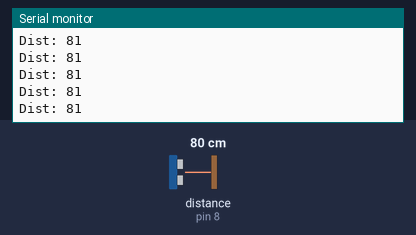
A sketch run on a simulated Arduino Uno, built with avr-gcc and run on an emulated ATmega328P. Shown: the last lines printed to the serial monitor. The inputs (shaded band) are chosen by the test bench; at power-on: distance to the obstacle (sensor on pin 8) 80 cm. The echo pulse lasts 58.3 µs per cm.

Above: at 3.5 s.
3.6 s: distance to the obstacle (sensor on pin 8) set to 4 cm
At 4.9 s:
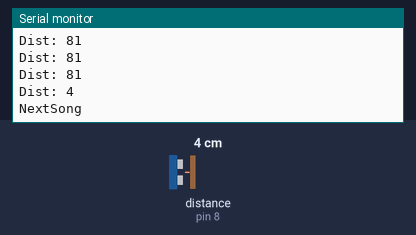
5.1 s: distance to the obstacle (sensor on pin 8) set to 7 cm
At 6.75 s:
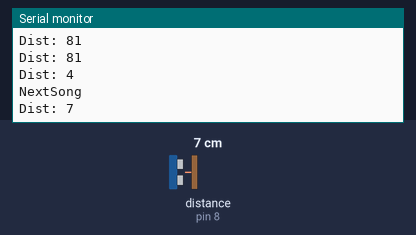
Timing chart, 0 to 8.2 s (numbered marks = the images above; inputs shaded):
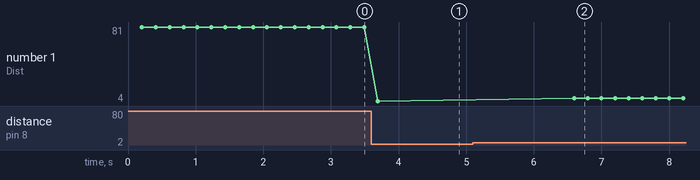

Measured:
- the behaviour switches between 5 and 6 cm on distance to the obstacle (sensor on pin 8) (found by bisection; images 1 and 2)
- after the input at 3.6 s, the serial monitor: prints a new line after 0.09 s (image 1)
- after the input at 5.1 s, the serial monitor: prints a new line after 1.5 s (image 2)
- plotted number 1: 81 → 4 after the input at 3.6 s, 4 → 7 after the input at 5.1 s

The sketch:

Distance_sensor.ino
```cpp
#include <NewPing.h>

#define TRIGGER_PIN  9
#define ECHO_PIN     8
#define MAX_DISTANCE 200

int range = 60;
int extent = range - 5;
int dist = 0;

NewPing sonar(TRIGGER_PIN, ECHO_PIN, MAX_DISTANCE);

void setup() {
  Serial.begin(9600);
}

void loop() {
  delay(200);
  Ping();
  Serial.print("Dist: ");
  Serial.println (dist);

  if (dist > 0 && dist <= 5) {
    delay (700);
    Ping();
    if (dist > 0 && dist <= 5) {
      Serial.println("NextSong");
      delay (2000);
    }
    else {
      Serial.println("Play/Pause");
      delay (2000);
    }
  }

  if (dist >= extent / 2 - 5 && dist <= extent / 2 + 5) {
    delay(200);
    if (dist >= extent / 2 - 5 && dist <= extent / 2 + 5) {
      Serial.println("Adj Vol");
      Ping();
      while (dist <= extent + 2) {
        Ping();
        if (dist > 0 && dist < extent / 2 - 5) {
          Serial.println ("Vup");
          delay(200);
        }
        else if (dist > extent / 2 + 5 && dist < extent + 2) {
          Serial.println ("Vdown");
          delay(200);
        }
        else if (dist >= extent / 2 - 5 && dist <= extent / 2 + 5) {
          Serial.println("Adj Vol");
          delay(200);
        }
      }
    }
  }
}

void Ping() {
  dist = sonar.ping_cm();
}
```
